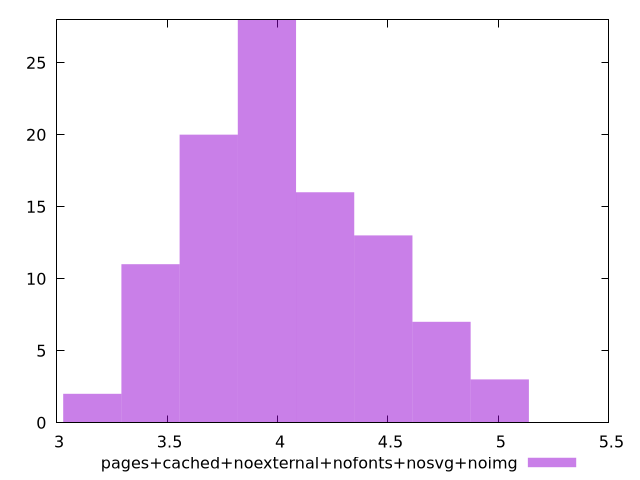

Generate this figure with gnuplot:
$_pagesCachedNoexternalNofontsNosvgNoimg <<EOF
3.9521025472037823 28
3.688629044056863 20
4.742523056644538 7
3.4251555409099446 11
4.47904955349762 13
4.215576050350701 16
3.1616820377630255 2
5.005996559791457 3
EOF
set key outside below
set terminal pngcairo
set output "report_00006_2020-11-02T20-21-41.718Z/network-server-latency/pages+cached+noexternal+nofonts+nosvg+noimg//raw_hist.png"
set yrange [0:28]
set boxwidth 0.2634735031469188
set style fill transparent solid 0.5 noborder
plot $_pagesCachedNoexternalNofontsNosvgNoimg title "pages+cached+noexternal+nofonts+nosvg+noimg" with boxes ,
